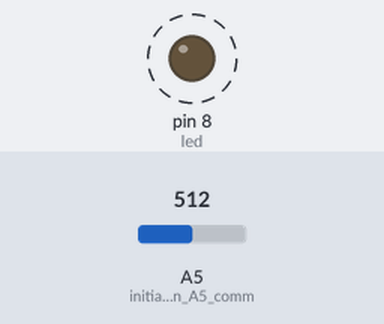
This sketch was run on a simulated Arduino Uno, built with avr-gcc and run on an emulated ATmega328P. On the bench: output pins drawn as LEDs (lit = HIGH). Dashed ring = blinking. The inputs (shaded band) are chosen by the test bench; at power-on: A5 (initialise_la_pin_A5_comm) = 512.

Above: at 1.9 s.
2.0 s: A5 (initialise_la_pin_A5_comm) set to 122
At 2.71 s:
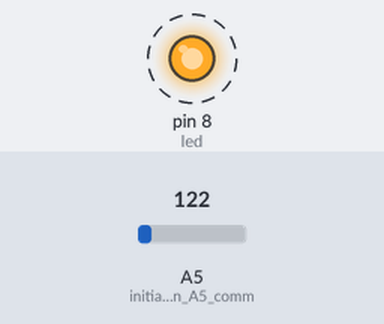
5.5 s: A5 (initialise_la_pin_A5_comm) set to 0
At 5.76 s:
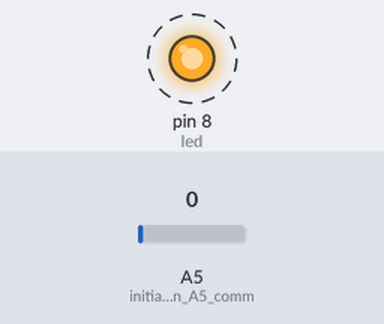
Timing chart, 0 to 15.0 s (numbered marks = the images above; inputs shaded):
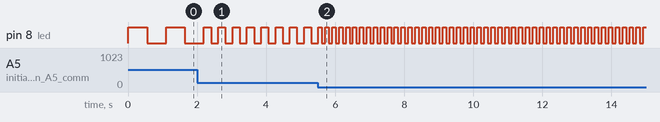

Measured:
- after the input at 2.0 s, pin 8 (led): alternates HIGH for 0.21 s and LOW for 0.21 s, starting after 0.41 s
- after the input at 5.5 s, pin 8 (led): alternates HIGH for 0.10 s and LOW for 0.10 s, starting after 0.11 s
- by itself, pin 8 (led): alternates HIGH for 0.55 s and LOW for 0.55 s

The sketch:

Tuto2_Variation_Frequence_Led.ino
```cpp
// Ici on déclare les variables globales et on indique le nom des librairies que l'on va utiliser
int led = 8; // Je déclare la variable led comme un entier et je lui donne la valeur de 8
int Duree ; // Je déclare la variable Duree comme entier et je lui donne la valeur de 1000

// La partie setup ne s'effectue qu'une seule fois
void setup() {
  // put your setup code here, to run once:
  pinMode(led, OUTPUT); // initialise la pin 8 comme étant une variable de sortie(Donc comme pin qui va transmettre une information)
  pinMode(A5, INPUT); // initialise la pin A5 comme étant une variable d'entrée( Donc comme un pin qui va recevoir une information)
}

// La partie loop s'effectue indefinement
void loop() {
  // put your main code here, to run repeatedly:
  Duree = analogRead(A5); // Je lis la valeur reçu sur la pin analogique est comprise entre 0 et 1023)
  Duree = map(Duree, 0, 1023,100, 1000); // Avec la fonction MAP, je fais en sorte que la valeur comprise entre
                                          //0 et 1023, soit comprise entre 100 et 1000
  digitalWrite(led, HIGH); // Ordonne de mettre à la valeur haute(1) le potentiel du pin 8 donc on allume,
  delay(Duree); //Ordonne d'attendre 1000 milliseconde (soit une seconde),
  digitalWrite(led, LOW);// Ordonne de à la valeur basse(0) le potentiel, donc det mettre LED
  delay(Duree);
}
```
